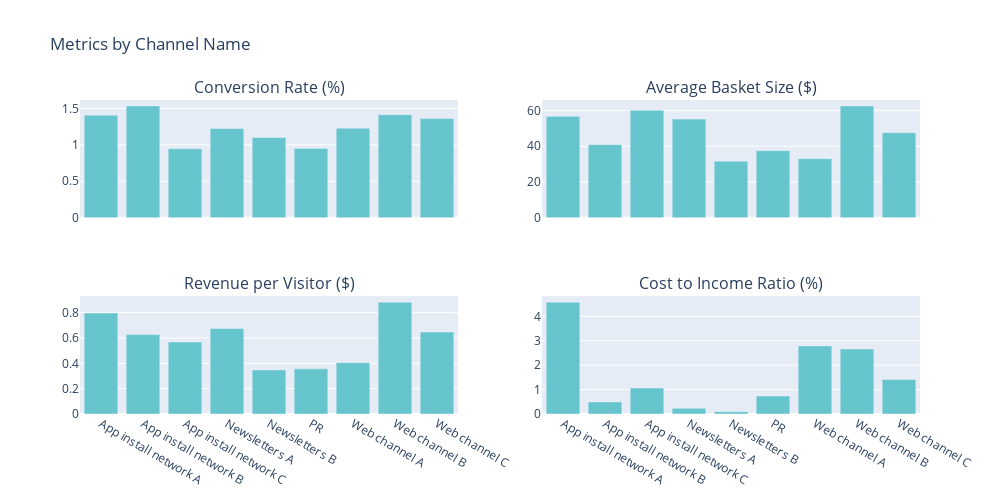

Write notebook code for a chart like this one.
### Code cell
fig1 = px.bar(channel_groups, y='Conversion_Rate',
                 color_discrete_sequence=px.colors.qualitative.Pastel)


fig2 = px.bar(channel_groups, y='Avg_Basket_Size',
             labels={'Conversion_Rate':'Conversion Rate (%)'},
                 color_discrete_sequence=px.colors.qualitative.Pastel)


fig3 = px.bar(channel_groups, y='Revenue_per_Visitor',
             labels={'Conversion_Rate':'Conversion Rate (%)'},
                 color_discrete_sequence=px.colors.qualitative.Pastel)


fig4 = px.bar(channel_groups, y='Cost_To_Income',
                 color_discrete_sequence=px.colors.qualitative.Pastel)


fig = make_subplots(rows=2, cols=2, shared_xaxes=True, shared_yaxes=False,
                   subplot_titles=("Conversion Rate (%)", "Average Basket Size ($)", "Revenue per Visitor ($)", 
                                   "Cost to Income Ratio (%)"))
fig.add_trace(fig1['data'][0], row=1, col=1)
fig.add_trace(fig2['data'][0], row=1, col=2)
fig.add_trace(fig3['data'][0], row=2, col=1)
fig.add_trace(fig4['data'][0], row=2, col= 2)

fig.update_layout(height=500, width=1000,
                  title_text="Metrics by Channel Name")

fig.show()

### Figure 1 — Plotly figure (JSON) as saved in the notebook; plotly's stock layout.template omitted (floating-point values rounded to 4 significant figures)
{"data": [{"alignmentgroup": "True", "hovertemplate": "Channel name=%{x}<br>Conversion_Rate=%{y}<extra></extra>", "legendgroup": "", "marker": {"color": "rgb(102, 197, 204)"}, "name": "", "offsetgroup": "", "orientation": "v", "showlegend": false, "textposition": "auto", "type": "bar", "x": ["App install network A", "App install network B", "App install network C", "Newsletters A", "Newsletters B", "PR", "Web channel A", "Web channel B", "Web channel C"], "xaxis": "x", "y": [1.406, 1.533, 0.9474, 1.222, 1.1, 0.95, 1.228, 1.412, 1.359], "yaxis": "y"}, {"alignmentgroup": "True", "hovertemplate": "Channel name=%{x}<br>Avg_Basket_Size=%{y}<extra></extra>", "legendgroup": "", "marker": {"color": "rgb(102, 197, 204)"}, "name": "", "offsetgroup": "", "orientation": "v", "showlegend": false, "textposition": "auto", "type": "bar", "x": ["App install network A", "App install network B", "App install network C", "Newsletters A", "Newsletters B", "PR", "Web channel A", "Web channel B", "Web channel C"], "xaxis": "x2", "y": [56.72, 40.87, 60.06, 55.2, 31.66, 37.52, 33.04, 62.56, 47.59], "yaxis": "y2"}, {"alignmentgroup": "True", "hovertemplate": "Channel name=%{x}<br>Revenue_per_Visitor=%{y}<extra></extra>", "legendgroup": "", "marker": {"color": "rgb(102, 197, 204)"}, "name": "", "offsetgroup": "", "orientation": "v", "showlegend": false, "textposition": "auto", "type": "bar", "x": ["App install network A", "App install network B", "App install network C", "Newsletters A", "Newsletters B", "PR", "Web channel A", "Web channel B", "Web channel C"], "xaxis": "x3", "y": [0.7973, 0.6267, 0.5689, 0.6747, 0.3483, 0.3564, 0.4056, 0.8832, 0.6467], "yaxis": "y3"}, {"alignmentgroup": "True", "hovertemplate": "Channel name=%{x}<br>Cost_To_Income=%{y}<extra></extra>", "legendgroup": "", "marker": {"color": "rgb(102, 197, 204)"}, "name": "", "offsetgroup": "", "orientation": "v", "showlegend": false, "textposition": "auto", "type": "bar", "x": ["App install network A", "App install network B", "App install network C", "Newsletters A", "Newsletters B", "PR", "Web channel A", "Web channel B", "Web channel C"], "xaxis": "x4", "y": [4.581, 0.4951, 1.063, 0.2306, 0.09388, 0.7351, 2.788, 2.664, 1.412], "yaxis": "y4"}], "layout": {"annotations": [{"font": {"size": 16}, "showarrow": false, "text": "Conversion Rate (%)", "x": 0.225, "xanchor": "center", "xref": "paper", "y": 1, "yanchor": "bottom", "yref": "paper"}, {"font": {"size": 16}, "showarrow": false, "text": "Average Basket Size ($)", "x": 0.775, "xanchor": "center", "xref": "paper", "y": 1, "yanchor": "bottom", "yref": "paper"}, {"font": {"size": 16}, "showarrow": false, "text": "Revenue per Visitor ($)", "x": 0.225, "xanchor": "center", "xref": "paper", "y": 0.375, "yanchor": "bottom", "yref": "paper"}, {"font": {"size": 16}, "showarrow": false, "text": "Cost to Income Ratio (%)", "x": 0.775, "xanchor": "center", "xref": "paper", "y": 0.375, "yanchor": "bottom", "yref": "paper"}], "height": 500, "title": {"text": "Metrics by Channel Name"}, "width": 1000, "xaxis": {"anchor": "y", "domain": [0, 0.45], "matches": "x3", "showticklabels": false}, "xaxis2": {"anchor": "y2", "domain": [0.55, 1], "matches": "x4", "showticklabels": false}, "xaxis3": {"anchor": "y3", "domain": [0, 0.45]}, "xaxis4": {"anchor": "y4", "domain": [0.55, 1]}, "yaxis": {"anchor": "x", "domain": [0.625, 1]}, "yaxis2": {"anchor": "x2", "domain": [0.625, 1]}, "yaxis3": {"anchor": "x3", "domain": [0, 0.375]}, "yaxis4": {"anchor": "x4", "domain": [0, 0.375]}}}
